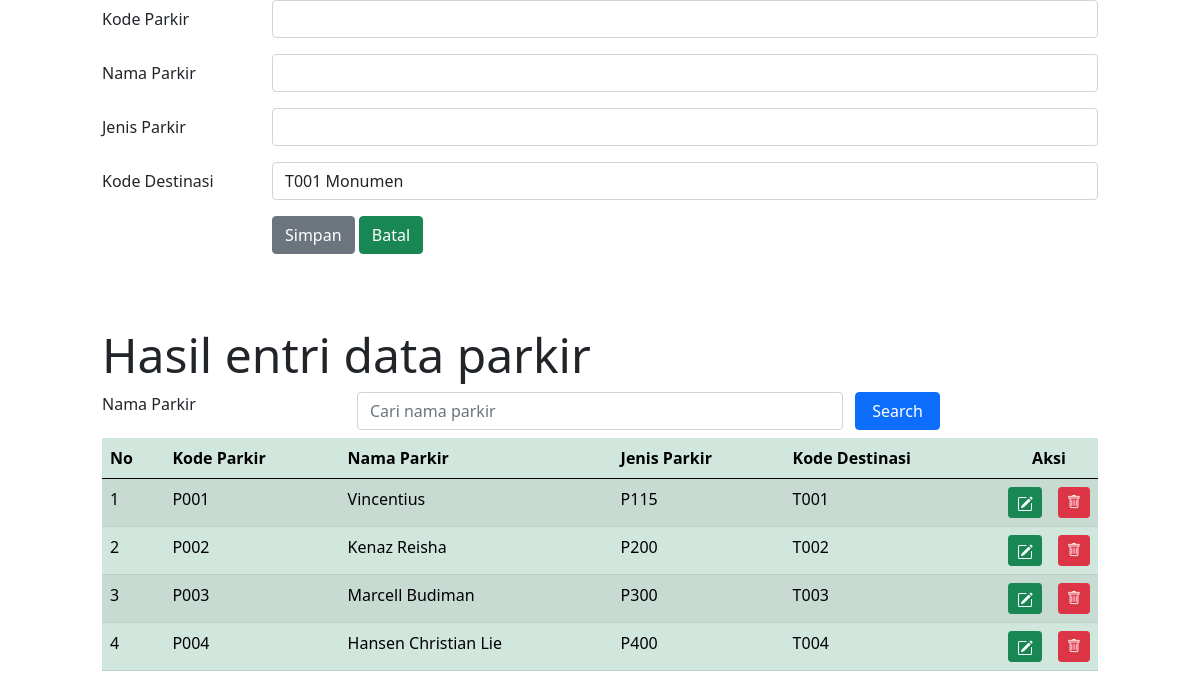
Screenshot of /WEBDEV2324-A/ADMIN/parkir.php with the database file from the repository.
### tables this page shows
CREATE TABLE `parkir` (
  `parkirKODE` char(4) NOT NULL,
  `parkirNAMA` char(255) NOT NULL,
  `parkirJENIS` char(255) NOT NULL,
  `destinasiKODE` char(4) NOT NULL
);

### WEBDEV2324-A/ADMIN/parkir.php (the view, shortened to what this page needs)
<!DOCTYPE html>
<html lang="en">
<?php
	include "include/config.php";
	$datadestinasi = mysqli_query($connection, "select * from destinasi");
?>
<head>
	<link rel="stylesheet" type="text/css" href="css/bootstrap.min.css">
	<link rel="stylesheet" type="text/css" href="https://cdnjs.cloudflare.com/ajax/libs/select2/4.0.13/css/select2.min.css">
	<link rel="stylesheet" href="https://cdn.jsdelivr.net/npm/bootstrap-icons@1.10.2/font/bootstrap-icons.css">
</head>
<body>
<div class="row">
	<div class="col-sm-1"></div>
	<div class="col-sm-10">
		<form method="POST" enctype="multipart/form-data">
			<div class="mb-3 row">
    	<label for="parkirKODE" class="col-sm-2 col-form-label">Kode Parkir</label>
    	<div class="col-sm-10">
      		<input type="text" class="form-control" name="kodeparkir" id="parkirKODE" maxlength="4">
    	</div>
	</div>
	<div class="mb-3 row">
    	<label for="parkirNAMA" class="col-sm-2 col-form-label">Nama Parkir</label>
    	<div class="col-sm-10">
      		<input type="text" class="form-control" name="namaparkir" id="parkirNAMA">
    	</div>
  </div>
  <div class="mb-3 row">
    	<label for="parkirJENIS" class="col-sm-2 col-form-label">Jenis Parkir</label>
    	<div class="col-sm-10">
      		<input type="text" class="form-control" name="jenisparkir" id="parkirJENIS">
    	</div>
	</div>
	<div class="mb-3 row">
    	<label for="kodeDES" class="col-sm-2 col-form-label">Kode Destinasi</label>
    	<div class="col-sm-10">
      		<select class="form-control" id="kodeDES" name="deskode">
      			<?php while($row = mysqli_fetch_array($datadestinasi))
      			{ ?>
      				<option value="<?php echo $row["destinasiKODE"]?>">
      					<?php echo $row["destinasiKODE"]?>
      					<?php echo $row["destinasiNAMA"]?>
      				</option>
      			<?php } ?>
      		</select>
    	</div>
	</div>
	<div class="form-group row">
		<div class="col-sm-2"></div>
		<div class="col-sm-10">
			<input type="submit" class="btn btn-secondary" value="Simpan" name="Simpan">
			<input type="reset" class="btn btn-success" value="Batal" name="Batal">
		</div>
	</div>
</form>
<br>
<div class="jumbotron mt-5">
	<h2 class="display-5">Hasil entri data parkir</h2>
</div>
	<form method="POST">
		<div class="form-group row mb-2">
			<label for="search" class="col-sm-3">Nama Parkir</label>
			<div class="col-sm-6">
				<input type="text" name="search" class="form-control" id="search" value="<?php if (isset($_POST['search'])) {echo $_POST["search"];} ?>" placeholder="Cari nama parkir">
			</div>
			<input type="submit" name="kirim" class="col-sm-1 btn btn-primary" value="Search">
		</div>
	</form>
<table class="table table-success table-striped">
  <thead>
    <tr>
      <th>No</th>
      <th>Kode Parkir</th>
      <th>Nama Parkir</th>
      <th>Jenis Parkir</th>
      <th>Kode Destinasi</th>
      <th colspan="2" style="text-align: center">Aksi</th>
    </tr>
  </thead>
  <tbody>
  <?php
  	if(isset ($_POST["kirim"]))
  	{
  		$search = $_POST["search"];
  		$query = mysqli_query($connection, "select parkir.*
  			from parkir
  			where parkirNAMA like '%".$search."%'");
  	} else
  		{
  			$query = mysqli_query($connection,"select parkir.* from parkir");
  		}
  	$nomor = 1;
  	while($row = mysqli_fetch_array($query))
  	{
  ?>
    <tr>
      <td><?php echo $nomor; ?></td>
      <td><?php echo $row['parkirKODE']; ?></td>
      <td><?php echo $row['parkirNAMA']; ?></td>
      <td><?php echo $row['parkirJENIS']; ?></td>
      <td><?php echo $row['destinasiKODE']; ?></td>
      <td width="5px">
      	<a href="parkirEDIT.php?Edit=<?php echo $row["parkirKODE"]?>" class="btn btn-success btn-sm" title="EDIT"/>
			</td>
			<td width="5px">
				<a href="parkirHAPUS.php?hapus=<?php echo $row["parkirKODE"]?>" class="btn btn-danger btn-sm" title="HAPUS">
				<i class="bi bi-trash"></i>
			</td>
    </tr>
    <?php $nomor = $nomor + 1; ?>
  <?php } ?>
  </tbody>
</table>
</div>
</div>
</body>
</html>

### rows the page displays
parkir: parkirKODE "P001", parkirNAMA "Vincentius", parkirJENIS "P115", destinasiKODE "T001"
parkir: parkirKODE "P002", parkirNAMA "Kenaz Reisha", parkirJENIS "P200", destinasiKODE "T002"
parkir: parkirKODE "P003", parkirNAMA "Marcell Budiman", parkirJENIS "P300", destinasiKODE "T003"
parkir: parkirKODE "P004", parkirNAMA "Hansen Christian Lie", parkirJENIS "P400", destinasiKODE "T004"

### other values shown
form field deskode "T001 Monumen"
